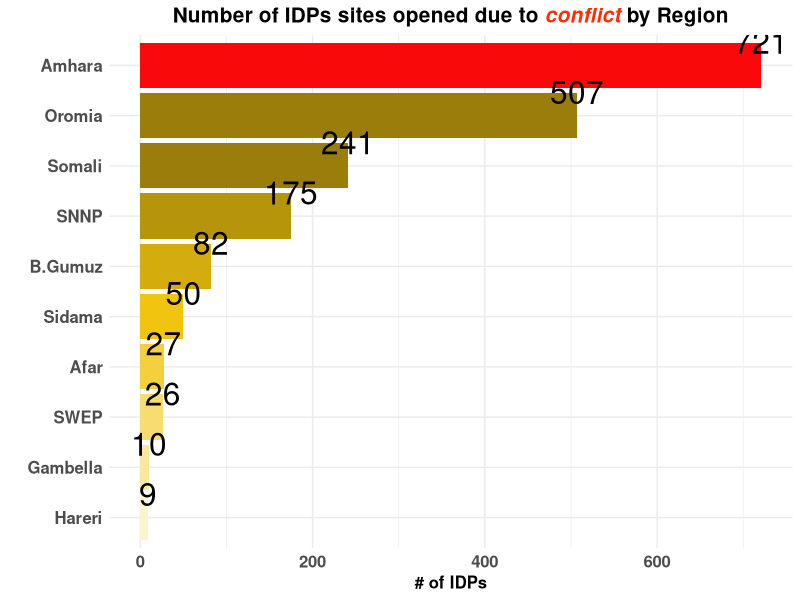
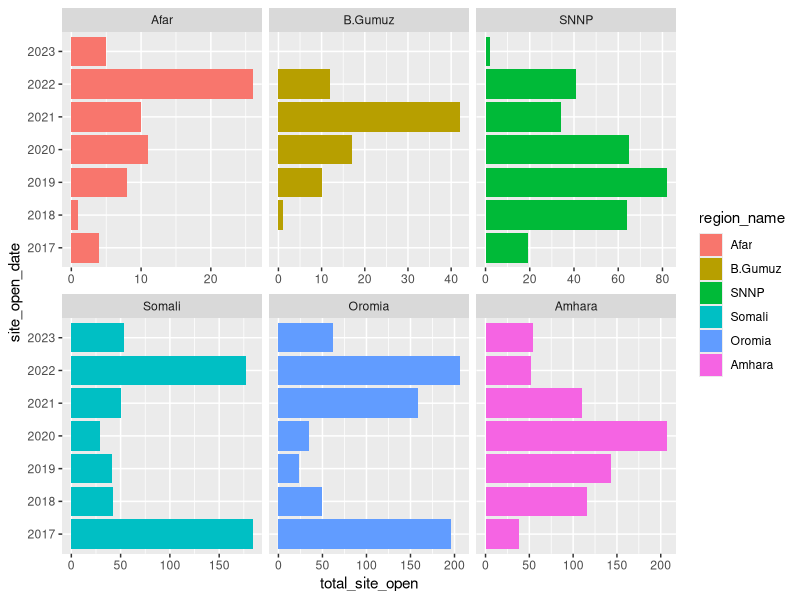

Here is the R script that generated these plots, in order: (Note: this script raises an error after producing the figures.)
## ---- chunk 1
#| label: setup
#| include: false

library(tidyverse) # data manipulation
library(ggtext) # text rendering on ggplot2

site_assessment <- openxlsx::read.xlsx(here::here("Data/site_assess_round_33_nov_2022_jun_2023.xlsx"), detectDates = TRUE)
## ---- chunk 2
names(site_assessment)
## ---- chunk 3
site_assessment_clean <- site_assessment %>%
  purrr::set_names(c(
    "survey_date", "country", "country_code", "reported_date", "survey_round",
    "site_id", "site_name", "site_alternate_name", "site_open", "region",
    "admin_1_code", "zone", "admin_2_code", "woreda", "kebele",
    "ocha_region", "ocha_region_p_code", "ocha_zone",
    "ocha_zone_p_code", "ocha_woreda", "ocha_woreda_p_code",
    "gps_longitude", "gps_latitude", "site_open_date",
    "site_started", "site_classification", "settlement_site_type",
    "settlement_site_type_other", "collective_center",
    "collective_other_specify", "total_idp_families_h_hs",
    "total_idp_individuals", "reason_for_displacement",
    "reason_for_displacementother_specify",
    "reason_for_displacement_conflict", "reason_for_displacement_drought",
    "reason_for_displacement_climate_induced", "reason_for_displacement_social_tension",
    "reason_for_displacement_individuals_other", "individuals_arrive_1_year_ago",
    "individuals_arrive_1_2_years_ago", "individuals_arrive_3_4_years_ago",
    "individuals_arrive_5_more_years_ago", "methodology_used", "male_0_4_years",
    "male_5_14_years", "male_15_17_years", "male_18_59_years", "male_60_years_and_above",
    "female_0_4_years", "female_5_14_years", "female_15_17_years", "female_18_59_years",
    "female_60_years_and_above", "comments_observations"
  ))

site_assessment_clean <- site_assessment_clean %>%
  mutate(region_name = case_when(
    region == "Amhara" ~ "Amhara",
    region == "Oromia" ~ "Oromia",
    region == "Somali" ~ "Somali",
    region == "SNNP" ~ "SNNP",
    region == "Beneshangul Gumuz" ~ "B.Gumuz",
    region == "Sidama" ~ "Sidama",
    region == "Afar" ~ "Afar",
    region == "South West Ethiopia Peoples" ~ "SWEP",
    region == "Gambella" ~ "Gambella",
    region == "Hareri" ~ "Hareri"
  )) %>% # rename the region names
  mutate(region_color = case_when(
    region_name == "Amhara" ~ "#F90909",
    region_name == "Oromia" ~ "#F19724",
    region_name == "Somali" ~ "#7D6608",
    region_name == "SNNP" ~ "#9A7D0A",
    region_name == "B.Gumuz" ~ "#B7950B",
    region_name == "Sidama" ~ "#D4AC0D",
    region_name == "Afar" ~ "#F1C40F",
    region_name == "SWEP" ~ "#F4D03F",
    region_name == "Gambella" ~ "#F7DC6F",
    region_name == "Hareri" ~ "#F9E79F"
  ))
## ---- chunk 4
# set the color
region_color <- data.frame(
  region_name = c("Amhara", "Oromia", "Somali", "SNNP", "B.Gumuz", "Sidama", "Afar", "SWEP", "Gambella", "Hareri"),
  clr = c("#F90909", "#9A7D0A", "#9A7D0A", "#B7950B", "#D4AC0D", "#F1C40F", "#F4D03F", "#F7DC6F", "#F9E79F", "#FCF3CF")
)

# see the conflicts by region
disp_conflict <- site_assessment_clean %>%
  select(region_name, contains(c("male", "female", "total", "reason", "individual"))) %>%
  group_by(reason_for_displacement, region_name) %>%
  summarise(total_idps = n()) %>%
  ungroup() %>%
  filter(!is.na(reason_for_displacement), reason_for_displacement == "Conflict") %>%
  select(-reason_for_displacement) %>%
  left_join(region_color, by = "region_name") %>%
  mutate(region_name = fct_reorder(region_name, total_idps))

# plot number of idps opened due to conflict
disp_conflict %>%
  ggplot(aes(x = region_name, y = total_idps, fill = clr)) +
  geom_col() +
  geom_text(aes(label = total_idps), vjust = -0.5, color = "black", size = 8) + # Add text labels
  theme_minimal() +
  scale_fill_identity() +
  coord_flip() +
  labs(
    title = "Number of IDPs sites opened due to <span style = 'color:#FA2E02 '>*conflict*</span> by Region",
    y = "# of IDPs",
    x = ""
  ) +
  theme(
    legend.position = "none",
    plot.title = element_textbox(face = "bold", size = 15, color = "black", box.color = "white", vjust = 1, hjust = 0.5),
    axis.title.x = element_text(face = "bold", size = 12),
    axis.text.y = element_text(face = "bold", size = 12),
    axis.text.x = element_text(face = "bold", size = 12)
  )
## ---- chunk 5
all_disp <- site_assessment_clean %>%
   mutate(site_open_date = lubridate::year(site_open_date)) %>%
  group_by(reason_for_displacement, region_name, site_open_date) %>%
  summarise(total_idps = n()) %>%
  ungroup() %>%
  mutate(reason_for_displacement = case_when(
    reason_for_displacement == "Conflict" ~ "Conflict",
    reason_for_displacement %in% c("Drought", "Other climate induced") ~ "Climate",
    reason_for_displacement %in% "Social tension" ~ "Social Tension"
  )) %>%
  drop_na() %>% view()
## ---- chunk 6
site_open_year <- site_assessment_clean %>%
  select(site_name, region_name, site_open_date) %>%
  filter(!is.na(site_name)) %>%
  mutate(site_open_date = lubridate::year(site_open_date)) %>%
  group_by(region_name, site_open_date) %>%
  summarise(total_site_open = n()) %>%
  ungroup()

 site_open_year %>% 
  filter(site_open_date > 2016, !(region_name %in% c("Gambella", "Hareri", "SWEP", "Sidama"))) %>%
  mutate(site_open_date = factor(site_open_date)) %>%
  left_join(region_color, by = "region_name") %>%
  mutate(region_name = fct_reorder(region_name, total_site_open)) %>%
  ggplot(aes(x = site_open_date, y = total_site_open, fill = region_name)) +
  geom_col() +
  facet_wrap(~region_name, scales = "free_x") +
  coord_flip(clip = "off")
## ---- chunk 7
site_open_year_idps <- site_open_year %>% 
   filter(site_open_date > 2016, !(region_name %in% c("Gambella", "Hareri", "SWEP", "Sidama"))) %>% 
  inner_join(all_disp, by = "region_name",relationship = "many-to-many" ) %>% 
  left_join(region_color, by = "region_name") %>% 
  pivot_wider(names_from = site_open_date, values_from = total_site_open, names_prefix = "year_") %>% 
  mutate(region_name = fct_reorder(region_name, total_idps)) %>% 
  ungroup()

## ---- chunk 8
plt <- ggplot(site_open_year_idps) +
  geom_hline(
    aes(yintercept = y), 
  data.frame(y = c(4,210, 1000)), color = "lightgrey")

## ---- chunk 9
plt1 <- plt + 
  geom_col(
    aes(
      x = region_name,
      y = year_2022),
    position = "dodge2",
    show.legend = TRUE,
    alpha = 0.9
  )
## ---- chunk 10
site_open_year_idps %>% 
  ggplot(aes(x = region_name, y = total_idps)) +
  geom_col()
